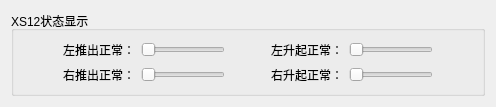
           <widget class="QWidget" name="page_7">
            <layout class="QGridLayout" name="gridLayout_15">
             <item row="0" column="0">
              <widget class="QGroupBox" name="groupBox_8">
               <property name="title">
                <string>XS12状态显示</string>
               </property>
               <layout class="QGridLayout" name="gridLayout_20">
                <item row="1" column="3">
                 <layout class="QHBoxLayout" name="horizontalLayout_21">
                  <item>
                   <widget class="QLabel" name="label_83">
                    <property name="text">
                     <string>右升起正常：</string>
                    </property>
                   </widget>
                  </item>
                  <item>
                   <widget class="QSlider" name="horizontalSlider_18">
                    <property name="orientation">
                     <enum>Qt::Horizontal</enum>
                    </property>
                   </widget>
                  </item>
                 </layout>
                </item>
                <item row="0" column="1">
                 <layout class="QHBoxLayout" name="horizontalLayout_18">
                  <item>
                   <widget class="QLabel" name="label_27">
                    <property name="text">
                     <string>左推出正常：</string>
                    </property>
                   </widget>
                  </item>
                  <item>
                   <widget class="QSlider" name="horizontalSlider_15">
                    <property name="orientation">
                     <enum>Qt::Horizontal</enum>
                    </property>
                   </widget>
                  </item>
                 </layout>
                </item>
                <item row="1" column="1">
                 <layout class="QHBoxLayout" name="horizontalLayout_20">
                  <item>
                   <widget class="QLabel" name="label_72">
                    <property name="text">
                     <string>右推出正常：</string>
                    </property>
                   </widget>
                  </item>
                  <item>
                   <widget class="QSlider" name="horizontalSlider_16">
                    <property name="orientation">
                     <enum>Qt::Horizontal</enum>
                    </property>
                   </widget>
                  </item>
                 </layout>
                </item>
                <item row="0" column="3">
                 <layout class="QHBoxLayout" name="horizontalLayout_19">
                  <item>
                   <widget class="QLabel" name="label_81">
                    <property name="text">
                     <string>左升起正常：</string>
                    </property>
                   </widget>
                  </item>
                  <item>
                   <widget class="QSlider" name="horizontalSlider_17">
                    <property name="orientation">
                     <enum>Qt::Horizontal</enum>
                    </property>
                   </widget>
                  </item>
                 </layout>
                </item>
                <item row="0" column="0">
                 <spacer name="horizontalSpacer_25">
                  <property name="orientation">
                   <enum>Qt::Horizontal</enum>
                  </property>
                  <property name="sizeHint" stdset="0">
                   <size>
                    <width>40</width>
                    <height>20</height>
                   </size>
                  </property>
                 </spacer>
                </item>
                <item row="0" column="2">
                 <spacer name="horizontalSpacer_12">
                  <property name="orientation">
                   <enum>Qt::Horizontal</enum>
                  </property>
                  <property name="sizeHint" stdset="0">
                   <size>
                    <width>40</width>
                    <height>20</height>
                   </size>
                  </property>
                 </spacer>
                </item>
                <item row="0" column="4">
                 <spacer name="horizontalSpacer_30">
                  <property name="orientation">
                   <enum>Qt::Horizontal</enum>
                  </property>
                  <property name="sizeHint" stdset="0">
                   <size>
                    <width>40</width>
                    <height>20</height>
                   </size>
                  </property>
                 </spacer>
                </item>
               </layout>
              </widget>
             </item>
            </layout>
           </widget>
